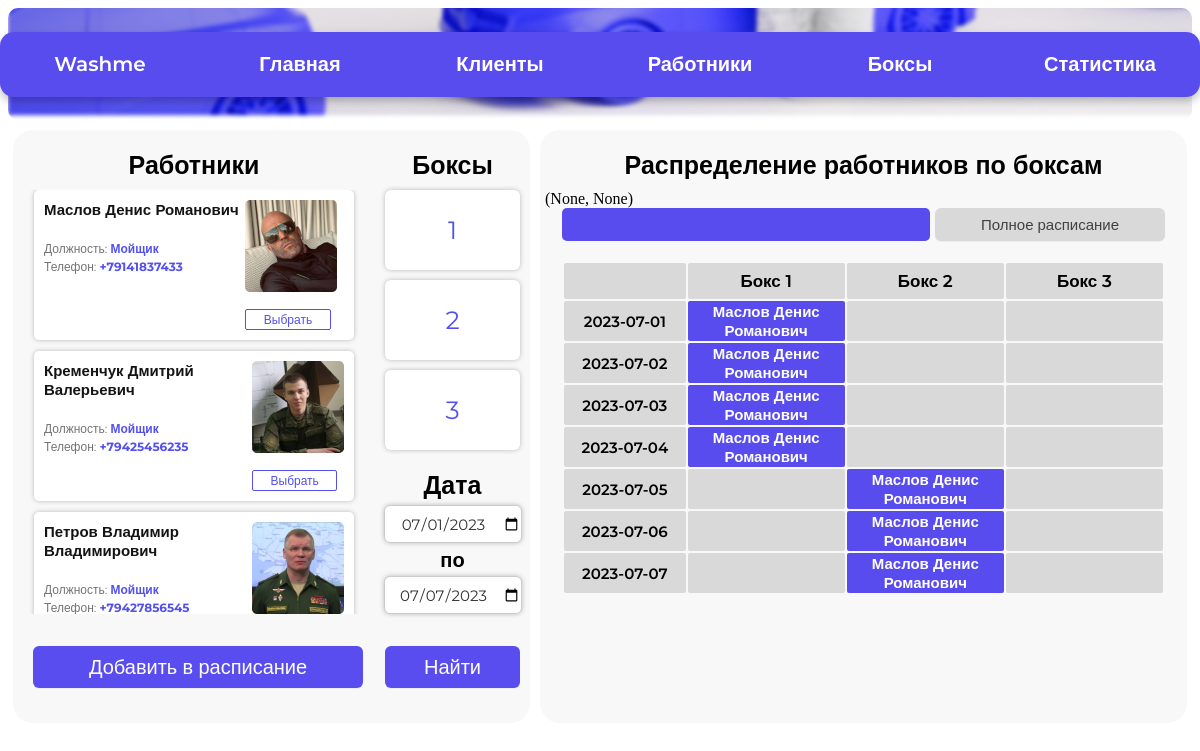
The page /workers on the database its author committed.
### tables this page shows
CREATE TABLE "worker" (
	"worker_id"	INTEGER NOT NULL,
	"worker_name"	VARCHAR(30) NOT NULL,
	"worker_phone"	VARCHAR(15) NOT NULL UNIQUE, worker_position VARCHAR(30),
	PRIMARY KEY("worker_id" AUTOINCREMENT)
);

### controllers/workers.py (the view)
@app.route('/workers', methods=['get'])
def workers():
    conn = get_db_connection()
    worker_id = ""
    box_id = ""
    btn = 0
    first_date = datetime.today().strftime("%Y-%m-%d")
    second_date = (datetime.today() + timedelta(days=6)).strftime("%Y-%m-%d")
    session['first_date'] = first_date
    session['second_date'] = second_date
    if request.values.get('btn'):
        btn = int(request.values.get('btn'))
        session['btn'] = btn
    if request.values.get('worker_id'):
        worker_id = int(request.values.get('worker_id'))
        session['worker_id'] = worker_id
    if request.values.get('box_id'):
        box_id = int(request.values.get('box_id'))
        session['box_id'] = box_id
    if request.values.get('first_date'):
        first_date = request.values.get('first_date')
        session['first_date'] = first_date
    if request.values.get('second_date'):
        second_date = request.values.get('second_date')
        session['second_date'] = second_date
    if request.values.get('btn') == '3':
        session['worker_id'] = ""
        session['box_id'] = ""
    df_workers = get_workers(conn)
    df_worker_name = get_worker_name(conn, worker_id)
    df_days = get_dates(conn, session['first_date'], session['second_date'])
    if request.values.get('worker_id') and request.values.get('box_id') and int(request.values.get('btn')) == 1:
        df_set_box_worker = set_box_worker(conn, first_date, second_date, worker_id, box_id)
    df_worker_plan = get_worker_plan(conn, worker_id, first_date, second_date)
    df_all_plan = get_all_plan(conn, first_date, second_date)
    html = render_template(
    'workers.html',
    workers_list = df_workers,
    worker_id = session.get('worker_id'),
    box_id = session.get('box_id'),
    first_date = session.get('first_date'),
    second_date = session.get('second_date'),
    btn = session.get('btn'),
    worker_name = df_worker_name,
    days = df_days,
    worker_plan = df_worker_plan,
    all_plan = df_all_plan,
    len = len
    )
    return html

### models/workers_model.py (called while the page is built)
def get_workers(conn):
    return pandas.read_sql('''
    SELECT *
    FROM worker
    ''', conn)

def get_worker_name(conn, worker_id):
    return pandas.read_sql('''
    SELECT *
    FROM worker
    WHERE worker_id = :b_worker_id
    ''', conn, params={"b_worker_id": worker_id})

def get_dates(conn, first_date, second_date):
    return pandas.read_sql('''
    WITH RECURSIVE date_range(dt) AS (
    SELECT date(:b_first_date)
    UNION ALL
    SELECT date(dt, '+1 day')
    FROM date_range
    WHERE dt < date(:b_second_date)
    )
    SELECT dt FROM date_range;
    ''', conn, params={"b_first_date": first_date, "b_second_date": second_date})

def get_worker_plan(conn, worker_id, first_date, second_date):
    return pandas.read_sql('''
    SELECT *
    FROM box_worker
    WHERE worker_id = :b_worker_id AND ((work_date BETWEEN :b_first_date AND :b_second_date) OR
                       work_date = :b_first_date)
    ''', conn, params={"b_worker_id": worker_id, "b_first_date": first_date, "b_second_date": second_date})

def get_all_plan(conn, first_date, second_date):
    return pandas.read_sql('''
    SELECT *
    FROM box_worker JOIN worker USING (worker_id)
    WHERE (work_date BETWEEN :b_first_date and :b_second_date) or work_date = :b_first_date
    ''', conn, params={"b_first_date": first_date, "b_second_date": second_date})

### utils.py (called while the page is built)
def get_db_connection():
    return sqlite3.connect('moyka.db')

### templates/workers.html (shortened to what this page needs)
<!DOCTYPE HTML>
<html>
<head>
    <link rel="stylesheet" type="text/css" href="/static/css/workers.css" />
    {% macro render_table() %}
    <table>
        <tr>
            <td></td>
            <th>Бокс 1</th>
            <th>Бокс 2</th>
            <th>Бокс 3</th>
        </tr>
        {% for i in range(len(days)) %}
            <tr>
                <td class="time">
                    {{ days.loc[i, "dt"]}}
                </td>
                {% if (btn == 1 or btn == 2) and worker_id != "" %}
                    {% if worker_plan.loc[i, "work_date"] in days["dt"].tolist() and worker_plan.loc[i, "box_id"] == 1%}
                        <td class="slot_free">
                        </td>
                    {% else %}
                        <td class="slot_busy">
                        </td>
                    {% endif %}
                    {% if worker_plan.loc[i, "work_date"] in days["dt"].tolist() and worker_plan.loc[i, "box_id"] == 2%}
                        <td class="slot_free">
                        </td>
                    {% else %}
                        <td class="slot_busy">
                        </td>
                    {% endif %}
                    {% if worker_plan.loc[i, "work_date"] in days["dt"].tolist() and worker_plan.loc[i, "box_id"] == 3 %}
                        <td class="slot_free">
                        </td>
                    {% else %}
                        <td class="slot_busy">
                        </td>
                    {% endif %}
                {% else %}
                    {% if all_plan.loc[i, "work_date"] in days["dt"].tolist() and all_plan.loc[i, "box_id"] == 1 %}
                        <td class="slot_free">
                            {{ all_plan.loc[i, "worker_name"] }}
                        </td>
                    {% else %}
                        <td class="slot_busy">
                        </td>
                    {% endif %}
                    {% if all_plan.loc[i, "work_date"] in days["dt"].tolist() and all_plan.loc[i, "box_id"] == 2 %}
                        <td class="slot_free">
                            {{ all_plan.loc[i, "worker_name"] }}
                        </td>
                    {% else %}
                        <td class="slot_busy">
                        </td>
                    {% endif %}
                    {% if all_plan.loc[i, "work_date"] in days["dt"].tolist() and all_plan.loc[i, "box_id"] == 3 %}
                        <td class="slot_free">
                            {{ all_plan.loc[i, "worker_name"] }}
                        </td>
                    {% else %}
                        <td class="slot_busy">
                        </td>
                    {% endif %}
                {% endif %}
            </tr>
        {% endfor %}
    </table>
{% endmacro %}
</head>
<body>
    <header>
        <nav>
            <ul class="nav-block">
                <li class="nav-item"><a href="/">Washme</a></li>
                <li class="nav-item" {% if request.path == '/' %} id="active" {% endif %}><a href="/">Главная</a></li>
                <li class="nav-item"><a href="#">Клиенты</a></li>
                <li class="nav-item"><a href="#">Работники</a></li>
                <li class="nav-item"><a href="#">Боксы</a></li>
                <li class="nav-item"><a href="#">Статистика</a></li>
            </ul>
        </nav>
    </header>
    <div class="main">
        <div class = main_part>
            <form action="/workers" method="get">
                <div class="manage_center">
                    <div class="manage_tab">
                        <div class="workers_container">
                            <h3>Работники</h3>
                            <div class="workers_list">
                                {% for i in range(len(workers_list)) %}
                                <div class="worker_card">
                                    <div class="worker_image">
                                        <img src="/static/images/img_{{ i+1 }}.png" alt="Фотография работника">
                                        <div class="btn_choose">
                                            <label for="worker_{{ i+1 }}">Выбрать</label>
                                        </div>
                                    </div>
                                    <div class="worker_info">
                                        <div class="worker_name">
                                            {{ workers_list.loc[i, "worker_name"] }}
                                        </div>
                                        <div class="worker_desc_container">
                                            Должность: <span class="worker_desc">{{ workers_list.loc[i, "worker_position"] }}</span>
                                        </div>
                                        <div class="worker_desc_container">
                                            Телефон: <span class="worker_desc">{{ workers_list.loc[i, "worker_phone"] }}</span>
                                        </div>
                                    </div>
                                </div>
                                {% endfor %}
                            </div>
                        </div>
                        <div class="boxes">
                            <h3>Боксы</h3>
                            <div class="radio_button_group">
                                {% for i in range(3) %}
                                <div class="radio_button">
                                        <label class="custom-radio-button" for="box{{ i+1 }}"><span>{{ i+1 }}</span></label><br>
                                </div>
                                {% endfor %}
                            </div>
                        </div>
                        <div class="date">
                            <h3>Дата</h3>
                            <div class="first_date">
                                <input type="date" name="first_date" value="{{ first_date }}">
                            </div>
                            <p>по</p>
                            <div class="second_date">
                                <input type="date" name="second_date" value="{{ second_date }}">
                            </div>
                        </div>
                        <div class="btn_container">
                            <button class="btn" id="btn_add" name="btn" value="1">Добавить в расписание</button>
                            <button class="btn" id="btn_search" name="btn"value="2">Найти</button>
                        </div>
                    </div>
                </div>
            </form>
        </div>
        <div class = main_part>
            <h3>Распределение работников по боксам</h3>
            {{ worker_id, btn  }}
            <div class="two_btn">
                {% if worker_id != "" %}
                    <div class="worker_plan" id="checked">{{ worker_name["worker_name"][0] }}</div>
                {% else %}
                    <div class="worker_plan"></div>
                {% endif %}
                <form action="/workers" method="get">
                {% if btn == 3 %}
                    <button class="btn" id="all_plan_active" name="btn" value="3">Полное расписание</button>
                {% else %}
                    <button class="btn" id="all_plan" name="btn" value="3">Полное расписание</button>
                {% endif %}
                </form>
            </div>
            <div class="table_plan">
                {{ render_table() }}
            </div>
        </div>
    </div>
</body>
</html>

### templates/workers.html (style rules this page uses)
header { background-image: url(static/images/nav-back.jpg); background-repeat: no-repeat; background-size: cover; }

### rows shown on the page
worker: worker_name "Маслов Денис Романович", worker_position "Мойщик", worker_phone "+79141837433", loc "2023-07-01", worker_name "Маслов Денис Романович", loc "2023-07-02", loc "2023-07-03", loc "2023-07-04", loc "2023-07-05", loc "2023-07-06", loc "2023-07-07"
worker: worker_name "Кременчук Дмитрий Валерьевич", worker_position "Мойщик", worker_phone "+79425456235"
worker: worker_name "Петров Владимир Владимирович", worker_position "Мойщик", worker_phone "+79427856545"

### other values the page prints
{{ i+1 }} "1" "2" "3"
{{ worker_id, btn }} "(None, None)"
